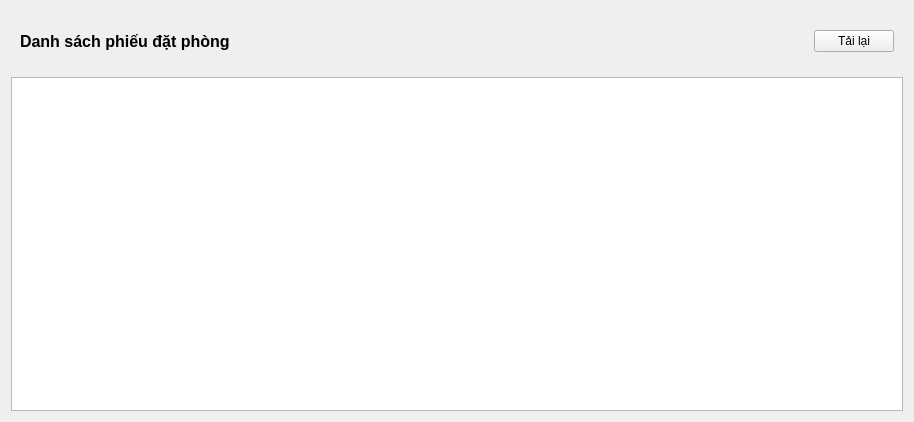
<?xml version="1.0" encoding="UTF-8"?>
<ui version="4.0">
 <class>Form</class>
 <widget class="QWidget" name="Form">
  <property name="geometry">
   <rect>
    <x>0</x>
    <y>0</y>
    <width>914</width>
    <height>422</height>
   </rect>
  </property>
  <property name="windowTitle">
   <string>Form</string>
  </property>
  <layout class="QVBoxLayout" name="verticalLayout">
   <item>
    <widget class="QWidget" name="widget" native="true">
     <property name="minimumSize">
      <size>
       <width>0</width>
       <height>60</height>
      </size>
     </property>
     <property name="baseSize">
      <size>
       <width>0</width>
       <height>0</height>
      </size>
     </property>
     <property name="font">
      <font>
       <stylestrategy>PreferAntialias</stylestrategy>
      </font>
     </property>
     <layout class="QHBoxLayout" name="horizontalLayout">
      <item>
       <widget class="QLabel" name="label">
        <property name="font">
         <font>
          <pointsize>12</pointsize>
          <weight>75</weight>
          <bold>true</bold>
         </font>
        </property>
        <property name="text">
         <string>Danh sách phiếu đặt phòng</string>
        </property>
       </widget>
      </item>
      <item>
       <widget class="QPushButton" name="btnReset">
        <property name="maximumSize">
         <size>
          <width>80</width>
          <height>16777215</height>
         </size>
        </property>
        <property name="text">
         <string>Tải lại</string>
        </property>
       </widget>
      </item>
     </layout>
    </widget>
   </item>
   <item>
    <widget class="QTableView" name="tableViewListPhieu"/>
   </item>
  </layout>
 </widget>
 <resources/>
 <connections/>
</ui>
